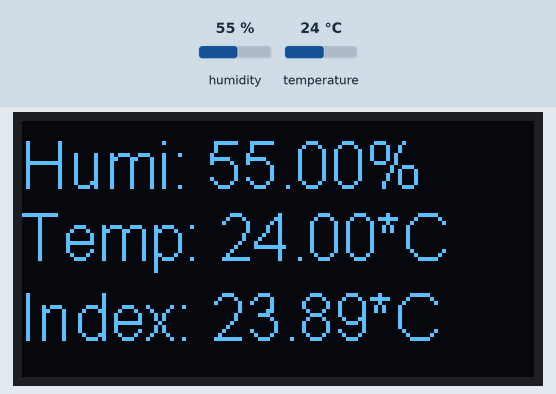
This sketch was run on a simulated ESP8266 (NodeMCU). Shown: 128×64 one-colour display. The test bench sets the inputs (shaded band); at power-on: humidity 55 %, temperature 24 °C. What the sketch prints to the serial monitor is not drawn.

Above: at 2.8 s.
2.9 s: humidity set to 22 %
At 4.5 s:
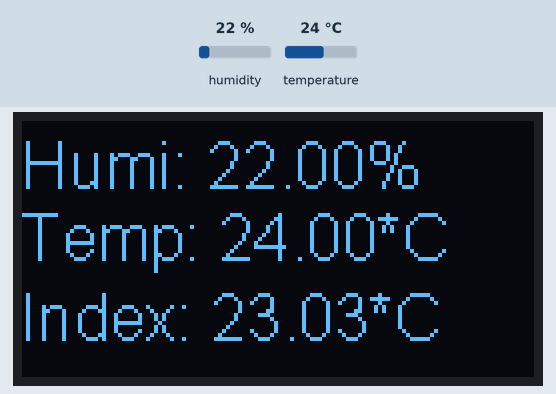
5.6 s: temperature set to 12 °C
At 6.3 s:
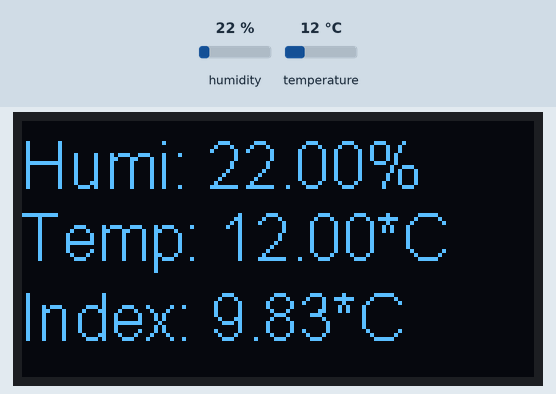
8.3 s: humidity set to 40 %
At 11.2 s:
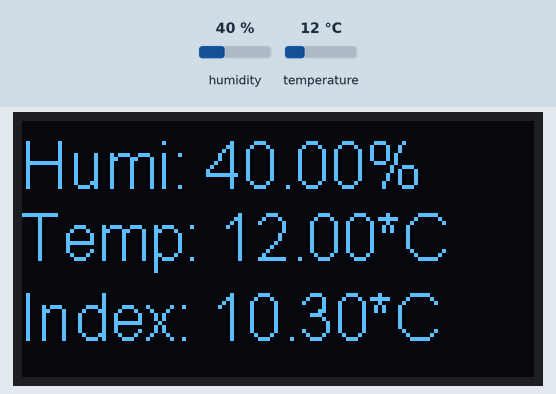
11.5 s: temperature set to 19 °C
At 13.2 s:
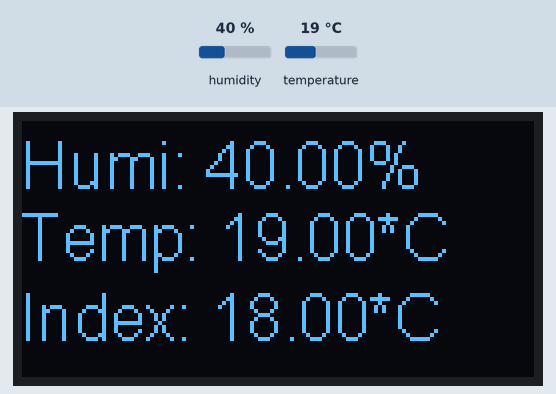
Timing chart, 0 to 14.7 s (numbered marks = the images above; inputs shaded):
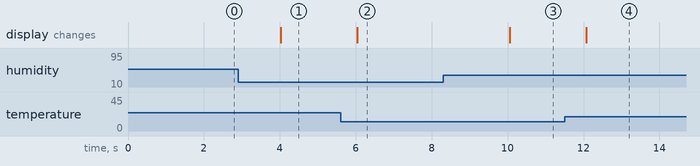

Measured:
- after the input at 2.9 s, the display: changes after 1.1 s (image 1)
- after the input at 5.6 s, the display: changes after 0.44 s (image 2)
- after the input at 8.3 s, the display: changes after 1.8 s (image 3)
- after the input at 11.5 s, the display: changes after 0.57 s (image 4)

The sketch:

ESP8266_SSD1306_DHT22_Test.ino
```cpp
// (licence header left out)
#include <DHT.h>
#include <DHT_U.h>
#define DHTPIN D6     // what digital pin we're connected to
#define DHTTYPE DHT22   // DHT 22  (AM2302), AM2321

// Include the correct display library
// For a connection via I2C using Wire include
// #include <Wire.h>  // Only needed for Arduino 1.6.5 and earlier
// #include "SSD1306.h" // alias for `#include "SSD1306Wire.h"`
// or #include "SH1106.h" alis for `#include "SH1106Wire.h"`
// For a connection via I2C using brzo_i2c (must be installed) include
// #include <brzo_i2c.h> // Only needed for Arduino 1.6.5 and earlier
// #include "SSD1306Brzo.h"
// #include "SH1106Brzo.h"
// For a connection via SPI include
// #include <SPI.h> // Only needed for Arduino 1.6.5 and earlier
#include "SSD1306Spi.h"
// #include "SH1106SPi.h"

// Include custom images
// #include "images.h"

DHT dht(DHTPIN, DHTTYPE);

// Initialize the OLED display using SPI
// D5 -> CLK
// D7 -> MOSI (DOUT)
// D0 -> RES
// D2 -> DC
// D8 -> CS
SSD1306Spi        display(D0, D2, D8);
// or
// SH1106Spi         display(D0, D2);

// Initialize the OLED display using brzo_i2c
// D3 -> SDA
// D5 -> SCL
// SSD1306Brzo display(0x3c, D3, D5);
// or
// SH1106Brzo  display(0x3c, D3, D5);

// Initialize the OLED display using Wire library
// SSD1306  display(0x3c, D3, D5);
// SH1106 display(0x3c, D3, D5);

int state = LOW;

void setup() {
  Serial.begin(115200);
  Serial.println("Start");
  Serial.println();
  Serial.println();

  dht.begin();

  // Initialising the UI will init the display too.
  display.init();
  display.flipScreenVertically();
  display.setTextAlignment(TEXT_ALIGN_LEFT);
  display.setFont(ArialMT_Plain_16);

//  pinMode(9, OUTPUT); not working
//  pinMode(10, OUTPUT);
//  pinMode(11, OUTPUT); not working
//  pinMode(12, OUTPUT);
//  pinMode(13, OUTPUT); not working
//  pinMode(14, OUTPUT); not working
}

void draw(float h, float t, float f, float hif, float hic) {

  String buf = String(h) + "%," + String(t) + "*C," + String(hic) + "*C";

  display.drawString(0, 2, "Humi: " + String(h) + "%");
  display.drawString(0, 20, "Temp: " + String(t) + "*C");
  display.drawString(0, 40, "Index: " + String(hic) + "*C");
  Serial.println(buf);
}

void loop() {

  // Reading temperature or humidity takes about 250 milliseconds!
  // Sensor readings may also be up to 2 seconds 'old' (its a very slow sensor)
  float h = dht.readHumidity();
  // Read temperature as Celsius (the default)
  float t = dht.readTemperature();
  // Read temperature as Fahrenheit (isFahrenheit = true)
  float f = dht.readTemperature(true);

  // Check if any reads failed and exit early (to try again).
  if (isnan(h) || isnan(t) || isnan(f)) {
    Serial.println("Failed to read from DHT sensor!");
    return;
  }

  // Compute heat index in Fahrenheit (the default)
  float hif = dht.computeHeatIndex(f, h);
  // Compute heat index in Celsius (isFahreheit = false)
  float hic = dht.computeHeatIndex(t, h, false);

  // clear the display
  display.clear();
  draw(h, t, f, hif, hic);
  // write the buffer to the display
  display.display();

  state = (state == LOW ? HIGH : LOW);
//  digitalWrite(9, state);
/*  digitalWrite(10, state);
  digitalWrite(11, state);
  digitalWrite(12, state);
  digitalWrite(13, state);
  digitalWrite(14, state);
*/
  delay(1000);
}
```
